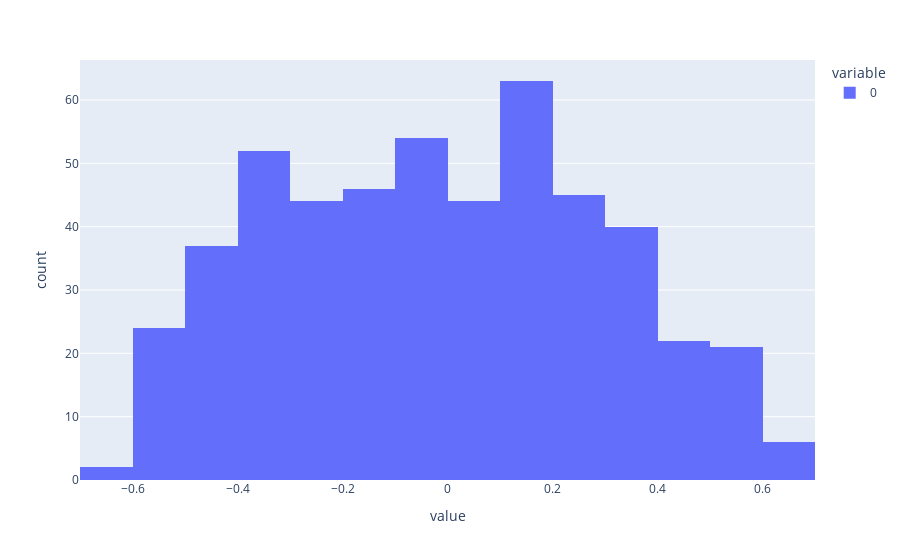

Notebook source saved alongside this figure:
### Markdown cell above
The answer seems to be no. So somewhere between 0.1 and 1, there must be some kind of threshold, below which the distribution becomes bimodal

A lot of experimentation could be done here. The last that I will do is using scale =0.7

### Code cell
more_y_4 = run_simulations(G, 20,0,0.7,0.17,500)
px.histogram([z[19] for z in more_y_4], nbins = 20)

### Figure 1 — Plotly figure (JSON) as saved in the notebook; plotly's stock layout.template omitted (floating-point values rounded to 4 significant figures; data arrays with more than 128 entries replaced by an {"elided": "..."} marker saying what was removed)
{"data": [{"alignmentgroup": "True", "bingroup": "x", "hovertemplate": "variable=0<br>value=%{x}<br>count=%{y}<extra></extra>", "legendgroup": "0", "marker": {"color": "#636efa", "pattern": {"shape": ""}}, "name": "0", "nbinsx": 20, "offsetgroup": "0", "orientation": "v", "showlegend": true, "type": "histogram", "x": {"elided": "500 float values"}, "xaxis": "x", "yaxis": "y"}], "layout": {"barmode": "relative", "legend": {"title": {"text": "variable"}, "tracegroupgap": 0}, "margin": {"t": 60}, "xaxis": {"anchor": "y", "domain": [0, 1], "title": {"text": "value"}}, "yaxis": {"anchor": "x", "domain": [0, 1], "title": {"text": "count"}}}}
